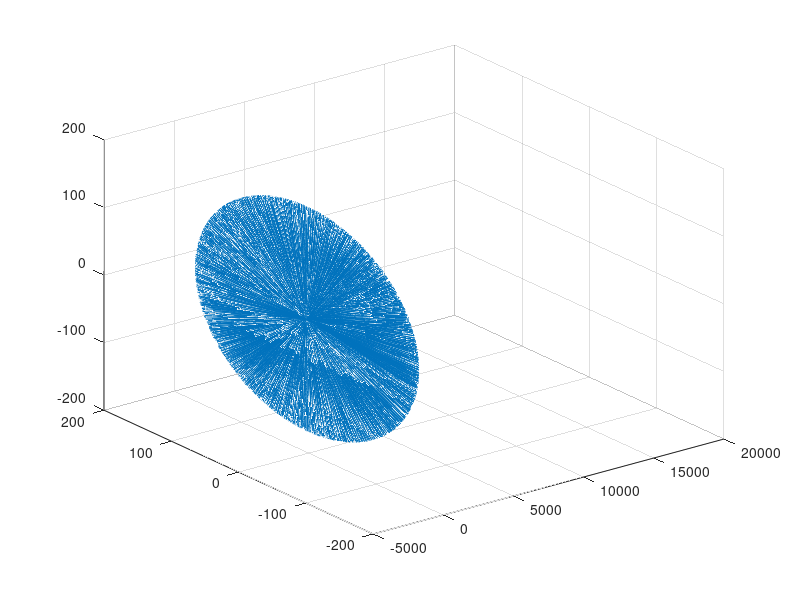

MATLAB code for this plot: (Note: this script raises an error after producing the figure.)
figure;
particles = dlmread("particles.txt");
% scatter3(particles(:, 1), particles(:, 2), particles(:, 3), '.');
quiver3(particles(:, 1), particles(:, 2), particles(:, 3), particles(:, 4), particles(:, 5), particles(:, 6));

grads = dlmread("gradients");
quiver3(grads(:, 1), grads(:, 2), grads(:, 3), grads(:, 4), grads(:, 5), grads(:, 6), 5);
